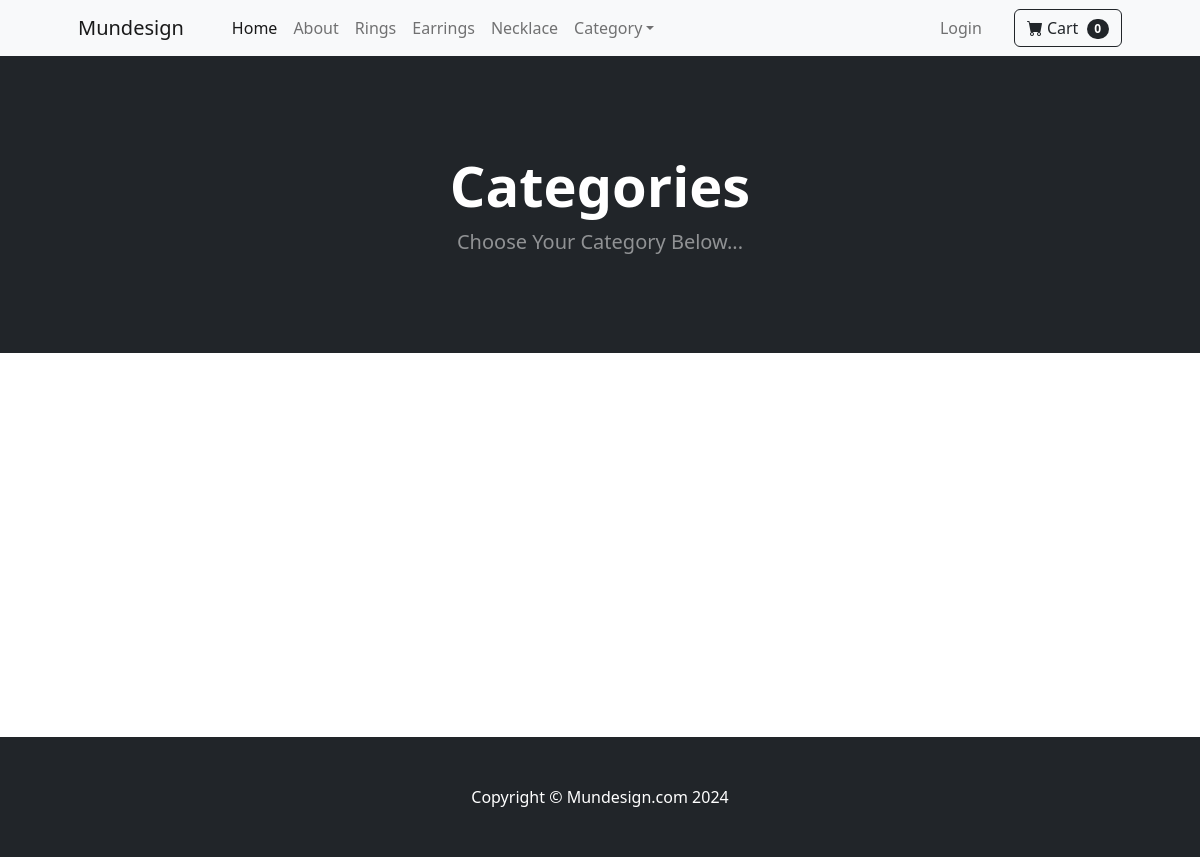
Page /store/category_summary/ on the earlier database version.
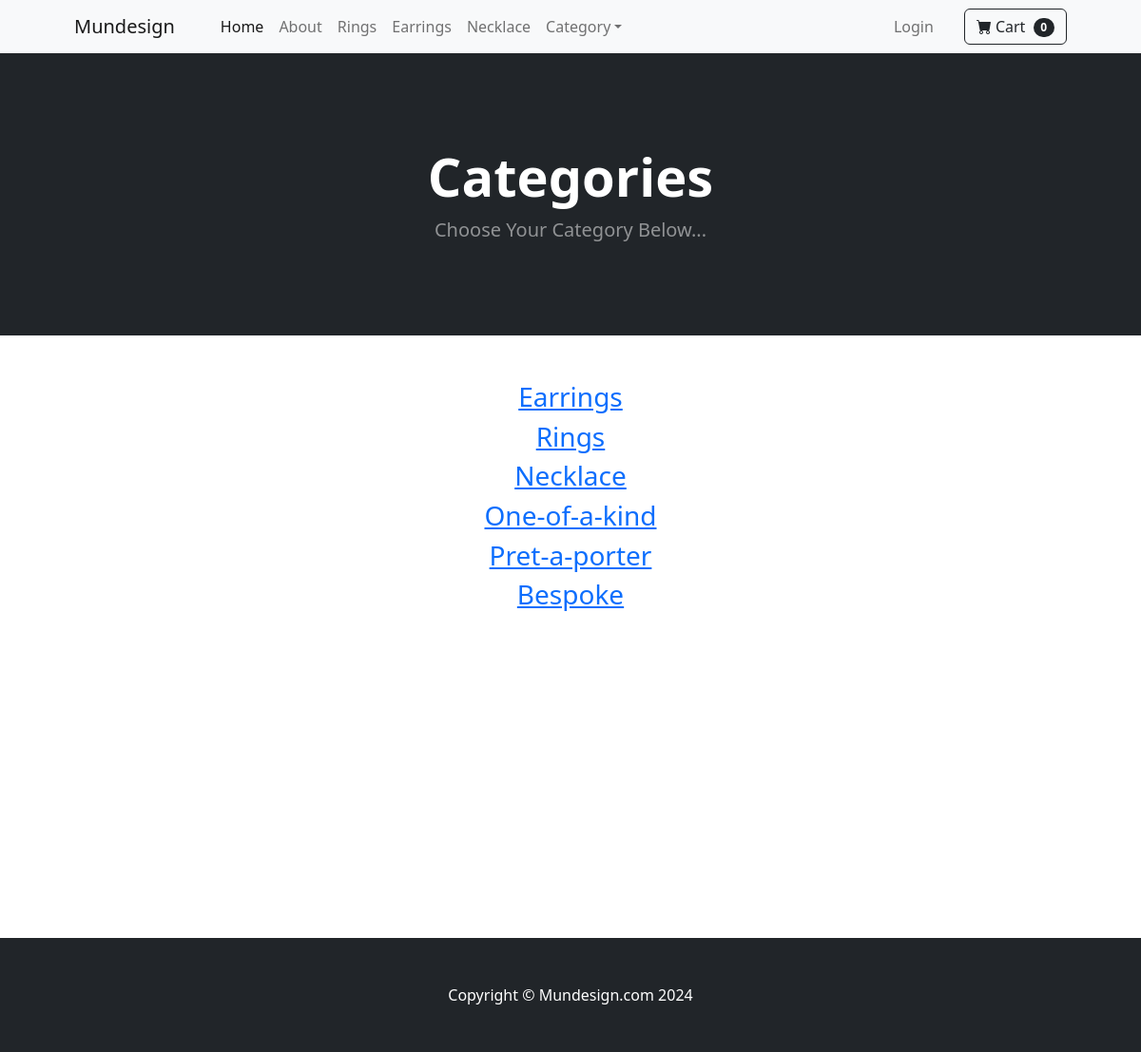
Same page on the later database version.
### store/models.py (models this page shows)
class Category(models.Model):
    name = models.CharField(max_length=100)
    def __str__(self):
        return self.name
    class Meta:
        verbose_name_plural = 'Categories'

### store/views.py (the view)
# urls.py: path('category_summary/', views.category_summary, name='category_summary'),
def category_summary(request):
	categories = Category.objects.all()
	return render(request, 'category_summary.html', {"categories":categories})

### cart/cart.py (called while the page is built)
	def __len__(self):
		return len(self.cart)

### cart/context_processors.py (called while the page is built)
def cart(request):
	return {'cart': Cart(request)}

### store/templates/category_summary.html
{% extends 'store/base.html' %}
{% block content %}
        <header class="bg-dark py-5">
            <div class="container px-4 px-lg-5 my-5">
                <div class="text-center text-white">
                    <h1 class="display-4 fw-bolder">Categories</h1>
                    <p class="lead fw-normal text-white-50 mb-0">Choose Your Category Below...</p>
                </div>
            </div>
        </header>
        <div class="container">
        	<div class="row">
        		<center>
        			<div class="col-8">
        				<br/><br/>
                        {% for category in categories %}
<h3><a href="{% url 'category' category %}">{{ category }}</a></h3>
                        {% endfor %}
<br/><br/><br/><br/><br/><br/><br/><br/><br/><br/><br/><br/><br/><br/>
        			</div>
        		</center>
        	</div>
        </div>
{% endblock %}

### store/templates/store/base.html (shortened to what this page needs)
{% load static %}
<!DOCTYPE html>
<html lang="en">
    <head>
        <link href="https://cdn.jsdelivr.net/npm/bootstrap-icons@1.5.0/font/bootstrap-icons.css" rel="stylesheet" />
        <link href="{% static 'css/styles.css' %}" rel="stylesheet" />
    </head>
    <body>
        {% include 'store/navbar.html' %}
        {% block content %}
        {% endblock %}
        <footer class="py-5 bg-dark">
            <div class="container"><p class="m-0 text-center text-white">Copyright &copy; Mundesign.com 2024</p></div>
        </footer>
    </body>
</html>

### store/templates/store/navbar.html (shortened to what this page needs)
<nav class="navbar navbar-expand-lg navbar-light bg-light">
    <div class="container px-4 px-lg-5">
        <a class="navbar-brand" href="{% url 'store' %}">Mundesign</a>
        <div class="collapse navbar-collapse" id="navbarSupportedContent">
            <ul class="navbar-nav me-auto mb-2 mb-lg-0 ms-lg-4">
                <li class="nav-item"><a class="nav-link active" aria-current="page" href="{% url 'store' %}">Home</a></li>
                <li class="nav-item"><a class="nav-link" href="{% url 'about' %}">About</a></li>
                <li class="nav-item"><a class="nav-link" href="{% url 'rings' %}">Rings</a></li>
                <li class="nav-item"><a class="nav-link" href="{% url 'earrings' %}">Earrings</a></li>
                <li class="nav-item"><a class="nav-link" href="{% url 'necklace' %}">Necklace</a></li>
                <li class="nav-item dropdown">
                    <a class="nav-link dropdown-toggle" id="navbarDropdown" href="#" role="button" data-bs-toggle="dropdown" aria-expanded="false">Category</a>
                </li>
            </ul>
            <ul class="navbar-nav ms-auto mb-2 mb-lg-0 ms-lg-4">
                {% if user.is_authenticated %}
                    <li class="nav-item dropdown">
                        <a class="nav-link dropdown-toggle" id="navbarDropdown" href="#" role="button" data-bs-toggle="dropdown" aria-expanded="false">Profile</a>
                        <ul class="dropdown-menu" aria-labelledby="navbarDropdown">
                                <li><a class="dropdown-item" href="{% url 'update_user' %}">User Profile</a></li>
                                <li><hr class="dropdown-divider" /></li>
                                <li><a class="dropdown-item" href="{% url 'profile_section' 'Orders' %}">Orders</a></li>
                                <li><a class="dropdown-item" href="{% url 'profile_section' 'Wishlist' %}">Wishlist</a></li>
                                <li><a class="dropdown-item" href="{% url 'profile_section' 'Preferences' %}">Preferences</a></li>
                        </ul>
                    </li>
                    {% if user.is_superuser %}
                    {% endif %}
                    <li class="nav-item"><a class="nav-link" href="{% url 'logout' %}">Logout</a></li>
                {% else %}
                    <li class="nav-item"><a class="nav-link" href="{% url 'login' %}">Login</a></li>
                {% endif %}
            </ul>
            <form class="d-flex ms-lg-4">
                <a href="{% url 'cart_summary' %}" class="btn btn-outline-dark"><i class="bi-cart-fill me-1"></i>Cart
                <span class="badge bg-dark text-white ms-1 rounded-pill" id="cart_quantity">{{ cart|length }}</span></a>
            </form>
        </div>
    </div>
</nav>

Differences in the rows shown:
added Category: name "Earrings"
added Category: name "Rings"
added Category: name "Necklace"
added Category: name "One-of-a-kind"
added Category: name "Pret-a-porter"
added Category: name "Bespoke"
